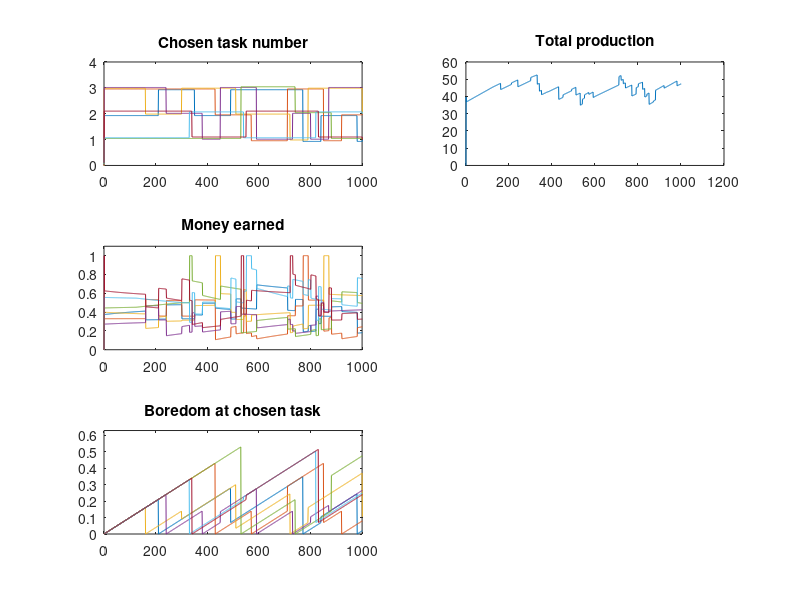

MATLAB code to generate this figure:
%Main function
clearvars;

%Initialize the variables:
N=7; %Number of persons
M=3; %Number of tasks

taskvalue = ones(1,M);
chosenTask = zeros(N,1);
initialProductivity = 1.0+abs(4*randn(N,M));
productivity = initialProductivity;
boredom = zeros(N,M);
boredomAtChosenTask = zeros(N,1);
production = zeros(1,M);
money = zeros(N,1);
learning = 0.01;
forgetting = 0.003;
boredomIncrease = 0.001;
boredomDecrease = 0.0005;

%Variables for simulation
simulationTime=1000;
dt = 1;
taskTime = zeros(N,1);
moneyTime = zeros(N,1);
boredomTime = zeros(N,1);
totalProduction = 0;
productionTime = 0;

%initialize choice: everyone choses task where productivity is best
maxProductivity = zeros(N,1);
for i=1:N
    for j=1:M
        if(productivity(i,j) > maxProductivity(i,1))
            chosenTask(i,1) = j;
            maxProductivity(i,1) = productivity(i,j);
        end
    end
end

timesteps = simulationTime/dt;
for t=0:timesteps
    %Update total production
    production = zeros(1,M);
    for i=1:N
        production(chosenTask(i,1)) =  production(chosenTask(i,1)) + productivity(i,chosenTask(i,1));
    end
    
    %Calculate who earns how much money and update total production
    totalProduction = 0;
    for i=1:N
        money(i,1) = productivity(i,chosenTask(i,1)) / production(chosenTask(i,1));
        totalProduction = totalProduction + productivity(i,chosenTask(i,1));
    end
    
    %Update abilities
    for i=1:N
        for j=1:M
            if(chosenTask(i,1) == j)
                productivity(i,j) = min(10, productivity(i,j) + learning*dt);
                boredom(i,j) = min(9, boredom(i,j) + boredomIncrease*dt);
            else
                productivity(i,j) = max(initialProductivity(i,j), productivity(i,j) - forgetting*dt);
                boredom(i,j) = max(0, boredom(i,j) - boredomDecrease*dt);
            end
        end
    end
    
    %Allow one person to change the job
    if(mod(t,10) == 0)
        theChosenOne = mod(t/10,N) + 1;
        maxGain=0;
        bestTask=0;
        for j=1:M
            if(j == chosenTask(theChosenOne,1))
                gain = productivity(theChosenOne,j) / production(chosenTask(theChosenOne,1));
            else
                gain = productivity(theChosenOne,j) / (production(1,j)+productivity(theChosenOne,j));
            end
            gain = gain - boredom(theChosenOne,j);
            if(gain > maxGain)
                maxGain=gain;
                bestTask=j;
            end
            %[theChosenOne j gain]
        end
        chosenTask(theChosenOne,1) = bestTask;
    end
    
    %Update boredom
    for i=1:N
        boredomAtChosenTask(i,1) = boredom(i,chosenTask(i,1));
    end
    
    taskTime = [taskTime chosenTask];
    moneyTime = [moneyTime money];
    boredomTime = [boredomTime boredomAtChosenTask];
    productionTime = [productionTime totalProduction];
end

time = 0:timesteps+1;

%For visibility, so that lines don't hide each other (superimposition); 
%TODO: find better way to make them all visible
for i=1:N
    for t=1:timesteps+1
        taskTime(i,t) = taskTime(i,t) - 0.1 + 0.2/N*i;
    end
end

subplot(3,2,1)
plot(time, taskTime)
axis([0 timesteps 0 M+1])
title('Chosen task number');

subplot(3,2,3)
plot(time, moneyTime)
axis([0 timesteps 0 1.1])
title('Money earned');

subplot(3,2,5)
plot(time, boredomTime)
axis([0 timesteps 0 max(boredomTime(:))+0.1])
title('Boredom at chosen task');

subplot(3,2,2)
plot(time, productionTime)
title('Total production')
%Idea for alternative representation (DIFFICULT!!)
%Have the tasks represented as locations on a 2D plot. Then each person
%(represented by a drawing of a person/worker or by a face)
%stands next to the task he is performing, and a pile of coins shows how
%much he earns. Then we see the workers moving to another point when they 
%change the task.
